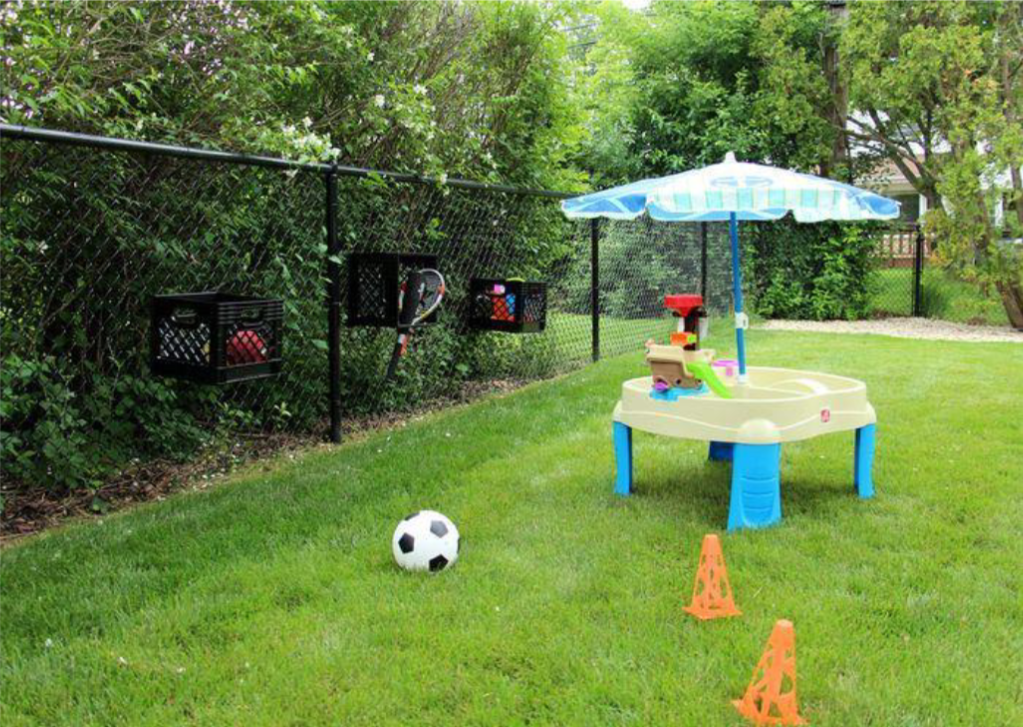
#> input picture Tasks/Opencv2/img/backyard.png, 1023 x 727 px, found by its file name
$ python Task4_comparingBlurs.py
#> lines starting #> are read from the running program, lines starting #| are printed output that depends on the picture
import cv2 as cv
import matplotlib.pyplot as plt

def main():
    img = cv.imread('./Tasks/Opencv2/img/backyard.png')
#> img is the input picture: shape (727, 1023, 3); mean B, G, R 67, 128.3, 103.4

    img_reg_blur = cv.blur(img, (50, 50))
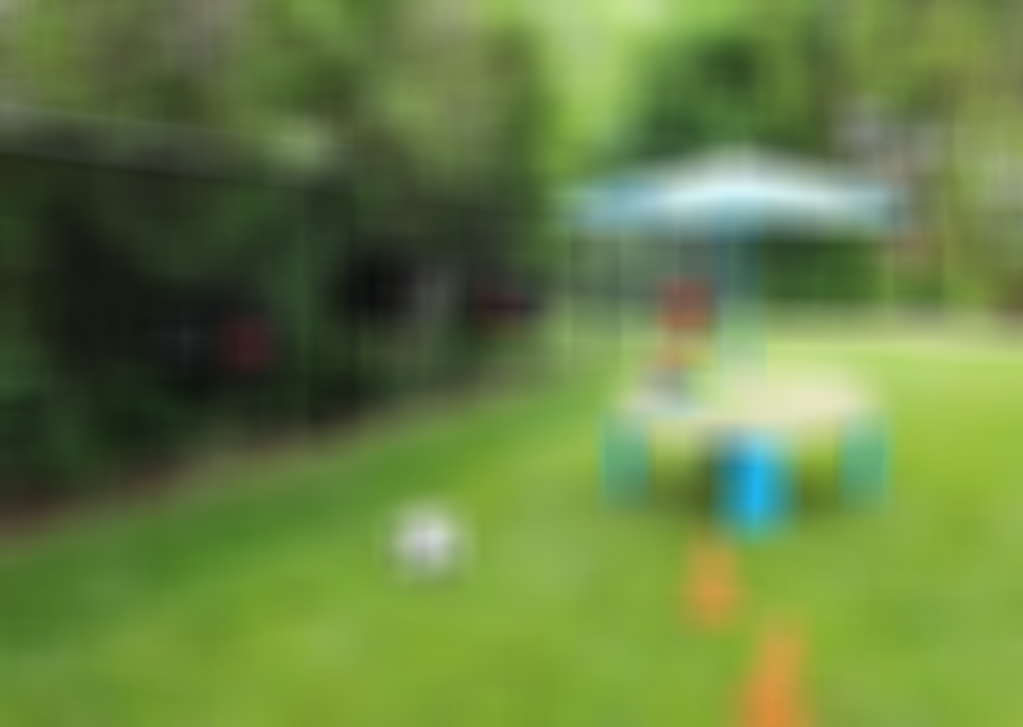
#> img_reg_blur: shape (727, 1023, 3); mean B, G, R 67, 128.2, 103.3
    img_gaussian_blur = cv.GaussianBlur(img, (55, 55), 0, 0)
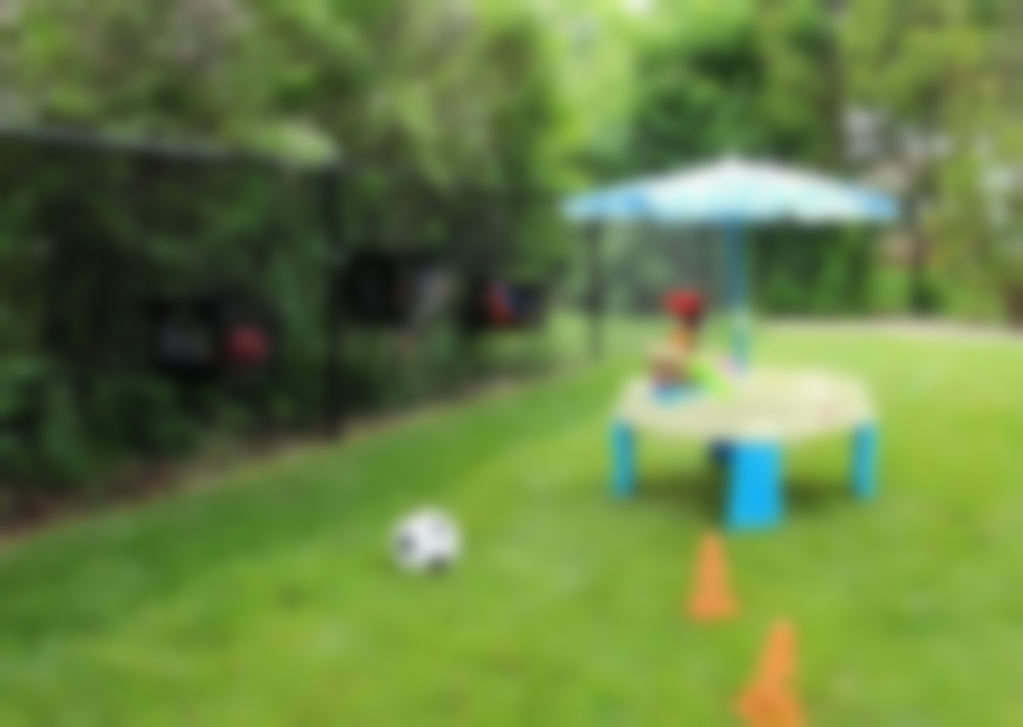
#> img_gaussian_blur: shape (727, 1023, 3); mean B, G, R 67, 128.2, 103.4
    img_median_blur = cv.medianBlur(img, 15)
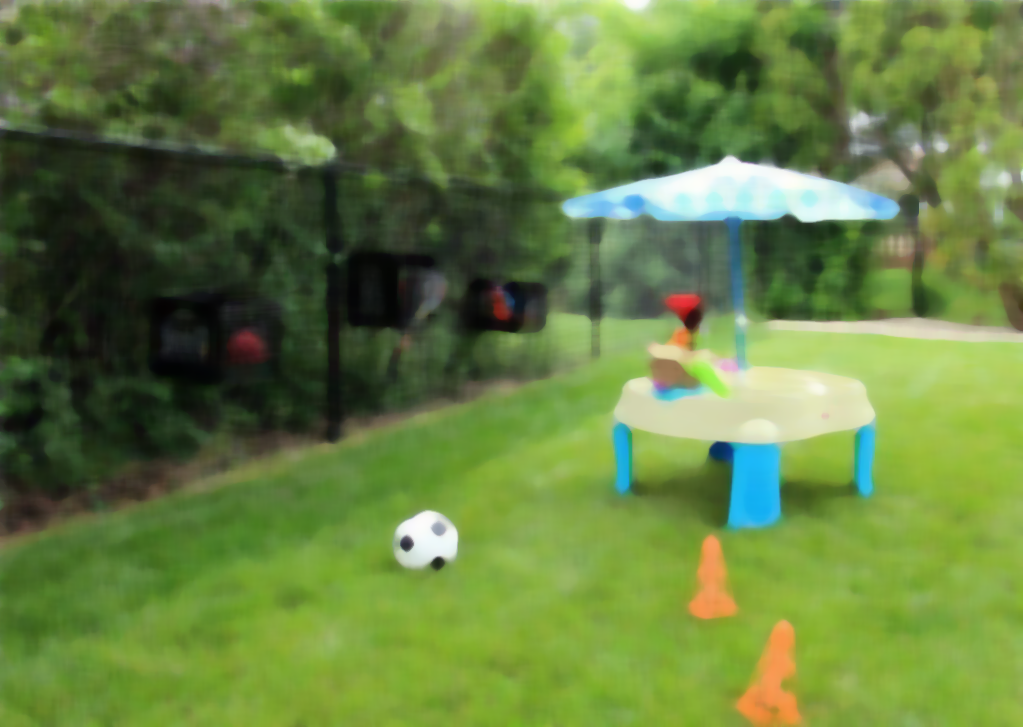
#> img_median_blur: shape (727, 1023, 3); mean B, G, R 65.5, 127.6, 102.4
    img_bilateral_blur = cv.bilateralFilter(img, 50, 75, 75)
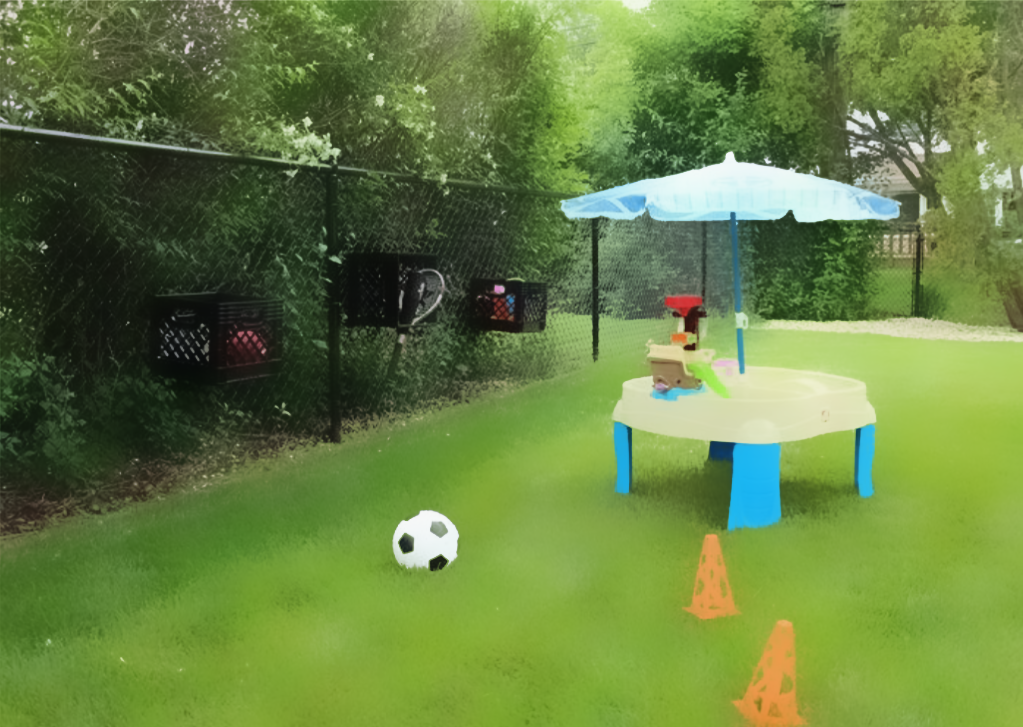
#> img_bilateral_blur: shape (727, 1023, 3); mean B, G, R 66.3, 128, 103

    plt.figure(figsize=(10, 10))

    plt.subplot(3, 2, 2)
    plt.imshow(cv.cvtColor(img_reg_blur, cv.COLOR_BGR2RGB))
    plt.xticks([ ])
    plt.yticks([ ])
    plt.title("reg blur")

    plt.subplot(3, 2, 3)
    plt.imshow(cv.cvtColor(img_gaussian_blur, cv.COLOR_BGR2RGB))
    plt.xticks([ ])
    plt.yticks([ ])
    plt.title("gaussian blur")

    plt.subplot(3, 2, 4)
    plt.imshow(cv.cvtColor(img_median_blur, cv.COLOR_BGR2RGB))
    plt.xticks([ ])
    plt.yticks([ ])
    plt.title("median blur")

    plt.subplot(3, 2, 5)
    plt.imshow(cv.cvtColor(img_bilateral_blur, cv.COLOR_BGR2RGB))
    plt.xticks([ ])
    plt.yticks([ ])
    plt.title("bilateral blur")

    plt.subplot(3, 2, 1)
    plt.imshow(cv.cvtColor(img, cv.COLOR_BGR2RGB))
    plt.xticks([ ])
    plt.yticks([ ])
    plt.title("original")

    plt.tight_layout()
    plt.show()
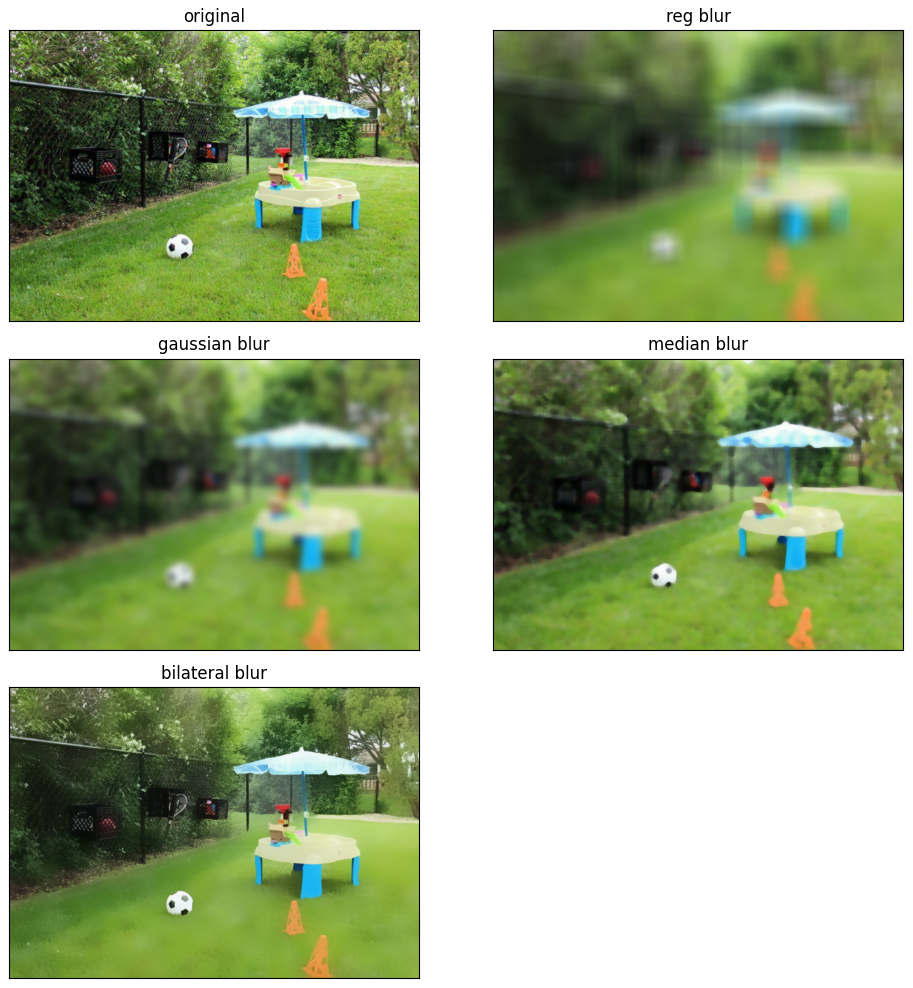
#> figure drawn by matplotlib, 5 panels

if __name__ == "__main__":
    main()
